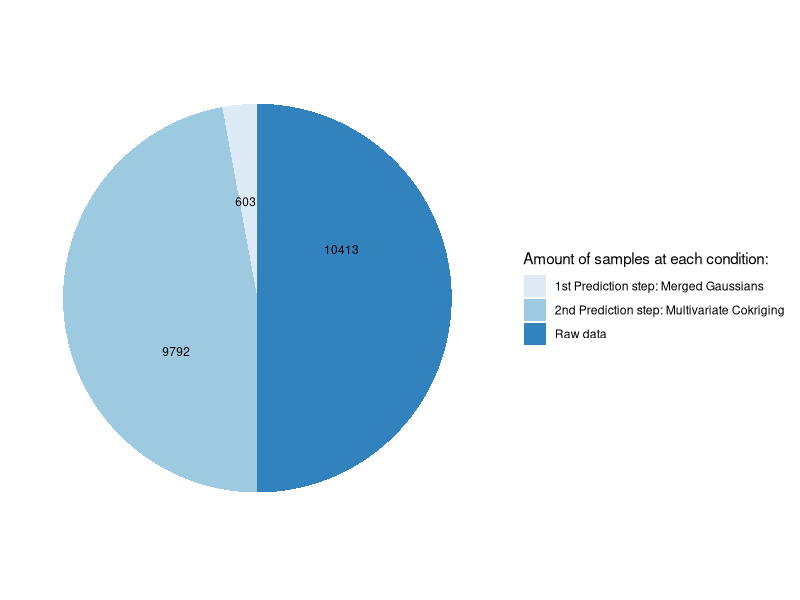

The R source for this figure:
library(ggplot2)

raw_st = read.csv("summary_table.csv")
st_pred = read.csv("st_pred.csv")


timestamps <- 2*nrow(st_pred) # Disregard two first columns

na_pred <- length(which(is.na(raw_st)))
raw_st_qty <- length(which(!is.na(raw_st))) - timestamps
st_pred_qty <- length(which(!is.na(st_pred))) - timestamps - raw_st_qty - na_pred

df <- data.frame(
	group=c("Raw data","2nd Prediction step: Multivariate Cokriging", "1st Prediction step: Merged Gaussians"),
	value=c(raw_st_qty, st_pred_qty, na_pred)
	)

head(df)

#pie(src_data_ratio, c("1","2","3"), main="abc")#, col, clockwise)

#[1] 11229 - 816
#> length(which(!is.na(st_pred)))
#[1] 21624 - 816
#> length(which(is.na(raw_st)))
#[1] 603

blank_theme <- theme_minimal()+
  theme(
  axis.title.x = element_blank(),
  axis.title.y = element_blank(),
  panel.border = element_blank(),
  panel.grid=element_blank(),
  axis.ticks = element_blank(),
  plot.title=element_text(size=14, face="bold")
  )


bp<- ggplot(df, aes(x="", y=value, fill=group)) + geom_bar(width = 1, stat = "identity")

pie <- bp + coord_polar("y", start=0)
#pie <- pie + scale_fill_brewer(palette="Blues")+ theme_minimal()

postscript( "src_data_ratio.eps", width=5, height=2 )

	pie + scale_fill_brewer("Amount of samples at each condition:") + blank_theme +
	  theme(axis.text.x=element_blank())+
	  geom_text(aes(y = value/3 + c(0, cumsum(value)[-length(value)]), 
		        label = value), size=3)
dev.off()



